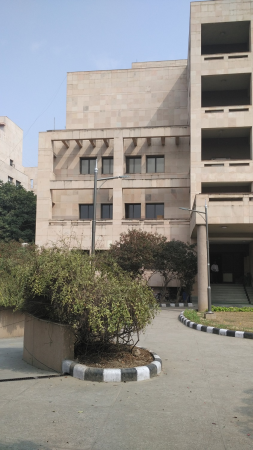
%> input picture ImageProcessing/Panorama/BhartiSchoolPics3/1s.png, 253 x 450 px
$ octave --eval "result = HarrisCornerDetector(rgb2gray(imread('BhartiSchoolPics3/1s.png')));"   (GNU Octave 9; MATLAB toolbox functions it lacks are replaced by stand-ins)
%> lines starting %> are read from the running program, lines starting %| are printed output that depends on the picture; in (x1, y1, x2, y2) boxes, pixels count from 0 and x2, y2 are one past the last pixel; in counts of white or black regions, pixels touching at a corner belong together; the program's own positions count from 1
%%%%%%%%%%%%%%%%%%%%%%%%%%%%%%%%%%%%%%%%%%%%%%%%%%%%%%%%%%%%%%%%%%%%%%%%%%%%%
% EEL715 Image Processing : Assignment 1
% Piyush Kaul : 2015EEZ7544
%
% Description: This File implements Harris Corner Detector.
%              Reference : http://www.bmva.org/bmvc/1988/avc-88-023.pdf
%%%%%%%%%%%%%%%%%%%%%%%%%%%%%%%%%%%%%%%%%%%%%%%%%%%%%%%%%%%%%%%%%%%%%%%%%%%%%

function [coord] = HarrisCornerDetector(imageIn)
[height, width] = size(imageIn);

%sobel_y = [-1 -2 -1; 0 0 0; 1 2 1];% Gonzalez Woods, Figure 3.41)(d)[-1  -1 -1; 0 0 0; 1 1 1]
%sobel_x = [-1 0 1; -2 0 2; -1 0 1];% Gonzalez Woods, Figure 3.41 (d)[-1 0 1; -1 0 1; -1 0 1]
sobel_y = [-1 0 0; 1 0 0; 0 0 0];
sobel_x = [-1 1 0; 0 0 0; 0 0 0];

grad_y = conv2(double(imageIn),sobel_y,'same');
grad_x = conv2(double(imageIn),sobel_x,'same');

IXX = grad_x .* grad_x;
IYY = grad_y .* grad_y;
IXY = grad_x .* grad_y;
sigma = 2;
gkernel = fspecial('gaussian',fix(6*sigma), sigma);

SXX = conv2(IXX, gkernel,'same');
SXY = conv2(IXY, gkernel,'same');
SYY = conv2(IYY, gkernel,'same');

[xsz,ysz] = size(SXX);
k = 0.05;
for xidx = 1:xsz
    for yidx = 1:ysz
        M = [SXX(xidx,yidx) SXY(xidx,yidx) ; SXY(xidx,yidx) SYY(xidx,yidx)];
        resp(xidx,yidx) = det(M) - k*(trace(M))^2;
    end
end
resp = abs(resp);
maxr = max(max(resp));
minr = min(min(resp));
resp2 = (resp - minr)./(maxr-minr) * 100;
%maximum filter
masksize = 6;
resp2max = ordfilt2(resp2,masksize^2,ones(masksize ,masksize ));
resp3 = (resp2max == resp2) & (resp2max > 10);
resp4 = resp3 * 128;
[ix,iy] = find(resp3);
figure;surf(resp2);
figure;imshow(imageIn);
hold on;
plot(ix,iy,'bo');
coord = [ix iy];
%> in HarrisCornerDetector, `grad_y = conv2(double(imageIn),sobel_y,'same');`:
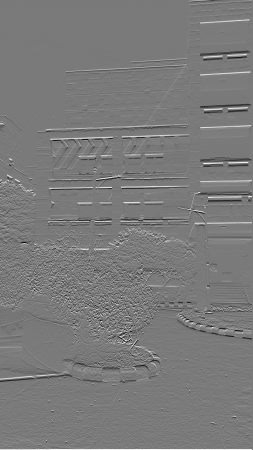
%> grad_y: size 450x253 double; min -138, max 149, mean 0.4; drawn with min black and max white
%> in HarrisCornerDetector, `IXY = grad_x .* grad_y;`:
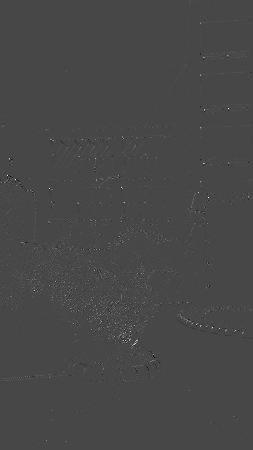
%> IXY: size 450x253 double; min -5632, max 14399, mean 37; drawn with min black and max white
%> in HarrisCornerDetector, `SXY = conv2(IXY, gkernel,'same');`:
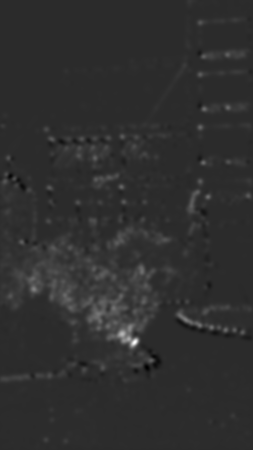
%> SXY: size 450x253 double; min -390.8, max 1898.7, mean 36.9; drawn with min black and max white
%> after the loop in HarrisCornerDetector, `for xidx = 1:xsz`:
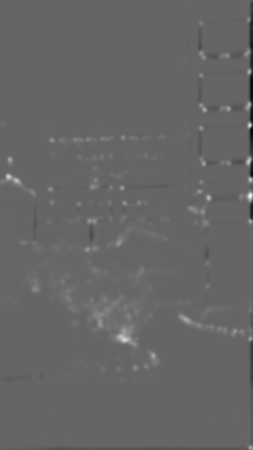
%> resp: size 450x253 double; min -3910419.6, max 5940934.3, mean 37285.1; drawn with min black and max white
%> in HarrisCornerDetector, `maxr = max(max(resp));`: maxr = 5940934.3
%> in HarrisCornerDetector, `minr = min(min(resp));`: minr = 0.002
%> in HarrisCornerDetector, `resp3 = (resp2max == resp2) & (resp2max > 10);`:
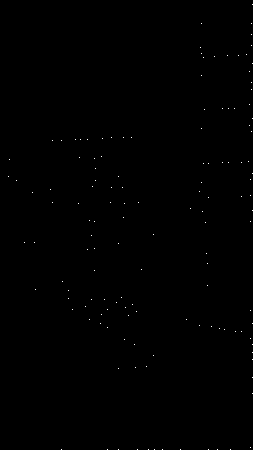
%> resp3: size 450x253 logical; 0.12% white in thin lines or dots
%> in HarrisCornerDetector, `resp4 = resp3 * 128;`: resp4: size 450x253 double; values 0 (black) and 128 (white), 0.12% white in thin lines or dots
%> in HarrisCornerDetector, `[ix,iy] = find(resp3);`: ix = 139 values from 5 to 450; iy = 139 values from 9 to 253
%> in HarrisCornerDetector, `surf(resp2)`:
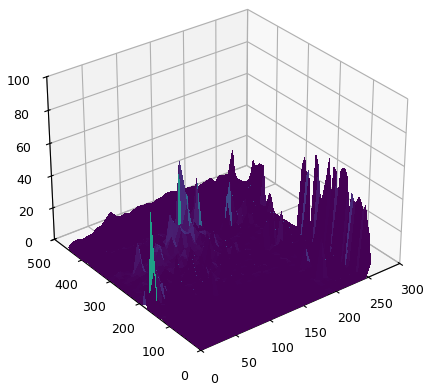
%> figure redrawn from the program's plot data
%> in HarrisCornerDetector, `coord = [ix iy];`: coord = 139 rows, first 12: [177 9; 160 10; 181 17; 243 25; 193 33; 243 35; 290 36; 190 51; 141 53; 203 53; 141 62; 450 62]
%> `result = HarrisCornerDetector(rgb2gray(imread('BhartiSchoolPics3/1s.pn..`:
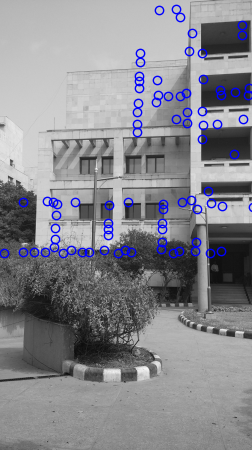
%> figure redrawn from the program's plot data
%> `result = HarrisCornerDetector(rgb2gray(imread('BhartiSchoolPics3/1s.pn..`: result has the same summary as coord in HarrisCornerDetector

$ run again, on ImageProcessing/Panorama/BhartiSchoolPics3/2s.png
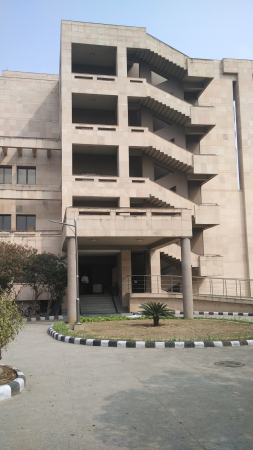
%> input picture ImageProcessing/Panorama/BhartiSchoolPics3/2s.png, 253 x 450 px
%> maxr = 7017942.1
%> minr = 0.00287
%> in HarrisCornerDetector, `resp3 = (resp2max == resp2) & (resp2max > 10);`:
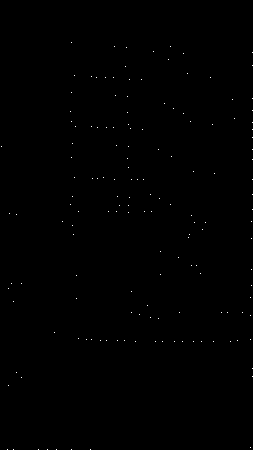
%> resp3: size 450x253 logical; 0.14% white in thin lines or dots
%> resp4: size 450x253 double; values 0 (black) and 128 (white), 0.14% white in thin lines or dots
%> ix = 155 values from 43 to 450; iy = 155 values from 2 to 253
%> coord = 155 rows, first 12: [147 2; 450 8; 289 9; 386 9; 214 10; 284 12; 302 14; 450 14; 215 17; 373 17; 284 22; 378 22]
%> `result = HarrisCornerDetector(rgb2gray(imread('BhartiSchoolPics3/1s.pn..`:
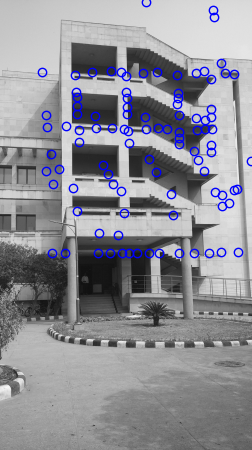
%> figure redrawn from the program's plot data
%> result has the same summary as coord in HarrisCornerDetector

$ run again, on ImageProcessing/Panorama/BhartiSchoolPics3/3s.png
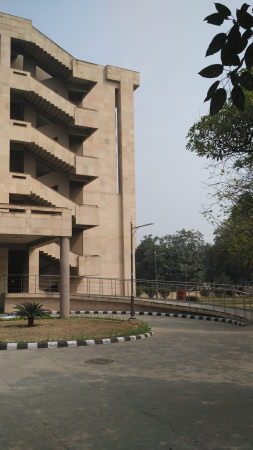
%> input picture ImageProcessing/Panorama/BhartiSchoolPics3/3s.png, 253 x 450 px
%> maxr = 11138884.2
%> minr = 0.00609
%> in HarrisCornerDetector, `resp3 = (resp2max == resp2) & (resp2max > 10);`:
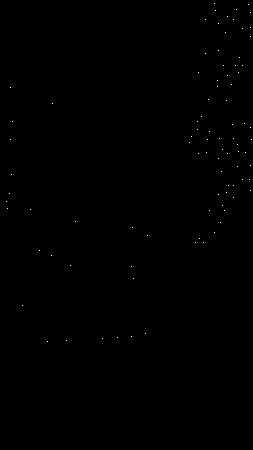
%> resp3: size 450x253 logical; 0.08% white in thin lines or dots, all inside (x1, y1, x2, y2) = (6, 3, 252, 342)
%> ix = 91 values from 4 to 342; iy = 91 values from 7 to 252
%> coord = 91 rows, first 12: [202 7; 209 8; 194 10; 88 11; 140 11; 175 12; 122 13; 306 23; 210 31; 251 40; 342 48; 256 52]
%> `result = HarrisCornerDetector(rgb2gray(imread('BhartiSchoolPics3/1s.pn..`:
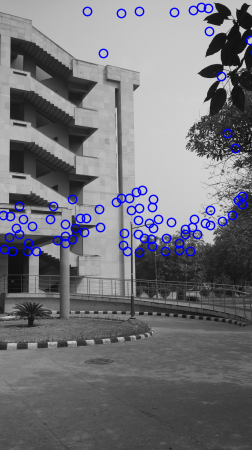
%> figure redrawn from the program's plot data
%> result has the same summary as coord in HarrisCornerDetector
